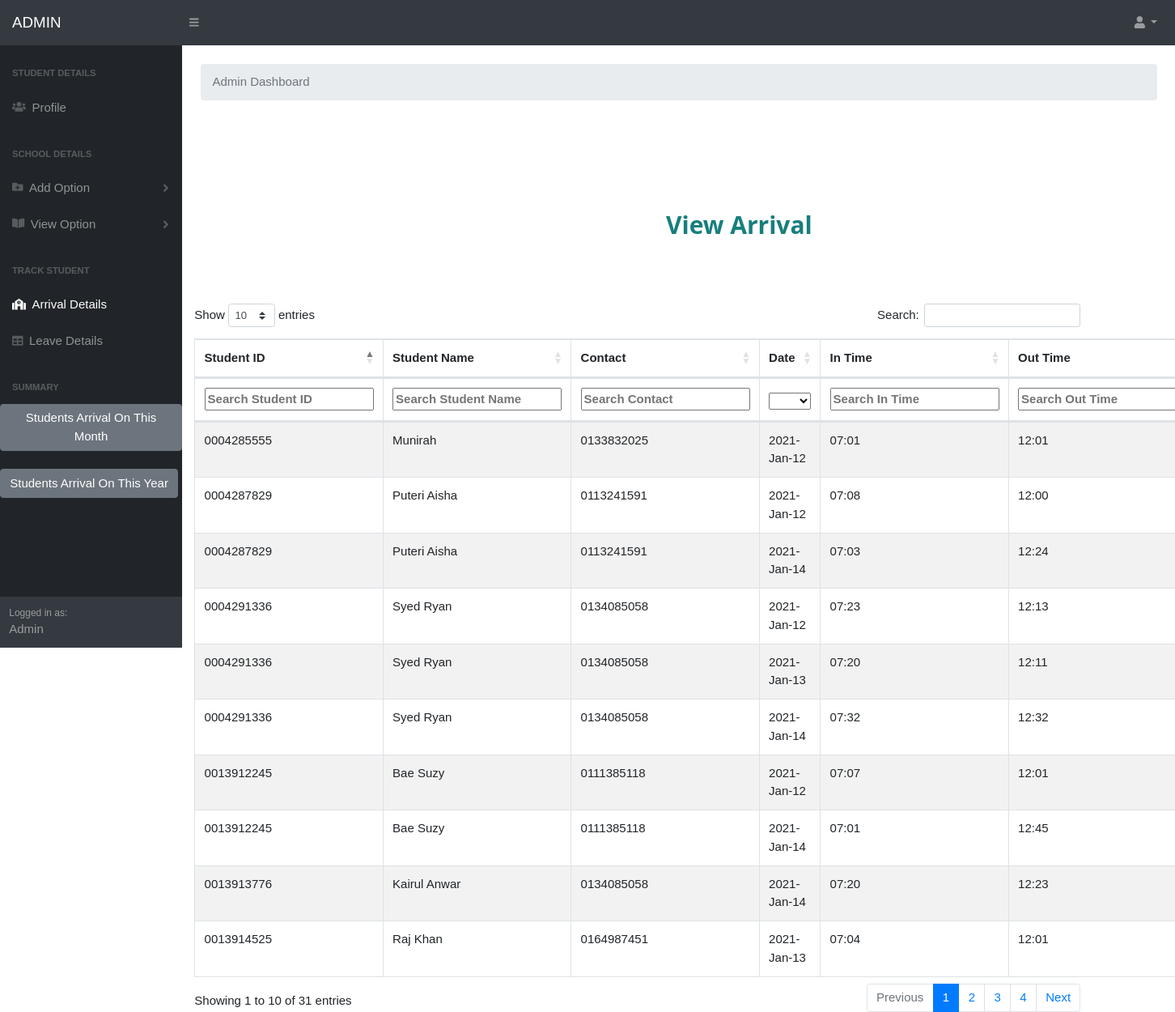
Page /viewarrival.php (signed in) on the committed database.
### tables this page shows
CREATE TABLE `arrival` (
  `id` int(11) NOT NULL,
  `pid` varchar(255) NOT NULL,
  `sid` varchar(100) NOT NULL,
  `sname` varchar(100) NOT NULL,
  `contact` varchar(10) NOT NULL,
  `date` varchar(15) NOT NULL,
  `intime` varchar(35) NOT NULL,
  `outtime` varchar(35) NOT NULL
);

### viewarrival.php (the view, shortened to what this page needs)
<?php
	include('adminmenu.php');
	include('connect.php');
?>
<!DOCTYPE html>
<html>
<head>
	<link rel="stylesheet" href="https://stackpath.bootstrapcdn.com/bootstrap/4.5.2/css/bootstrap.min.css">
	<link rel="stylesheet"href="styles.css" >
	<link rel="stylesheet" href="w.css">
	<link rel="stylesheet" type="text/css" href="https://cdnjs.cloudflare.com/ajax/libs/twitter-bootstrap/4.5.2/css/bootstrap.css">
	<link rel="stylesheet" type="text/css" href="https://cdn.datatables.net/1.10.23/css/dataTables.bootstrap4.min.css">
</head>
<body>
  <link rel="stylesheet"href="styles.css" >
  <link rel="stylesheet" href="w.css">
 	<h2 style='position: absolute; color:#177F7D; top: 20%; left: 823px;'><b>View Arrival</b></h2>
	<div style="position: absolute; top: 30%; left: 15%;" class="container" >
		<div class="row">
			<div class="col">
				<table id="dataTables" class="table table-striped table-bordered" style="width:100%">
					<thead>
						<tr>
							<th>Student ID</th>
							<th>Student Name</th>
							<th>Contact</th>
							<th>Date</th>
							<th>In Time</th>
							<th>Out Time</th>
						</tr>
					</thead>
					<tbody>
						<?php
							$query = "SELECT * from arrival";
							$result = mysqli_query($con, $query);
							while($row = mysqli_fetch_array($result)){
								echo
								"<tr>
									<td>".$row['sid']."</td>
									<td>".$row['sname']."</td>
									<td>".$row['contact']."</td>
									<td>".date("Y-M-d", strtotime($row['date']))."</td>
									<td>".$row['intime']."</td>
									<td>".$row['outtime']."</td>
								</tr>";
							}
						?>
					</tbody>
				</table>
			</div>
		</div>
	</div>
</body>
</html>

### w.css (style rules this page uses)
html { box-sizing:border-box }
*,*:before,*:after { box-sizing:inherit }
html { -ms-text-size-adjust:100%;-webkit-text-size-adjust:100% }
body { margin:0 }
html,body { font-family:Verdana,sans-serif;font-size:15px;line-height:1.5 }
html { overflow-x:hidden }
h1,h2,h3,h4,h5,h6,.w3-slim,.w3-wide { font-family:"Segoe UI",Arial,sans-serif }
h2 { font-size:30px }
h1,h2,h3,h4,h5,h6 { font-weight:400;margin:10px 0 }

### rows in the picture
arrival: sid "0004285555", sname "Munirah", contact "0133832025", date "2021-Jan-12", intime "07:01", outtime "12:01"
arrival: sid "0013912245", sname "Bae Suzy", contact "0111385118", date "2021-Jan-12", intime "07:07", outtime "12:01"
arrival: sid "0004287829", sname "Puteri Aisha", contact "0113241591", date "2021-Jan-12", intime "07:08", outtime "12:00"
arrival: sid "0004291336", sname "Syed Ryan", contact "0134085058", date "2021-Jan-12", intime "07:23", outtime "12:13"
arrival: sid "0013914525", sname "Raj Khan", contact "0164987451", date "2021-Jan-13", intime "07:04", outtime "12:01"
arrival: sid "0004291336", sname "Syed Ryan", contact "0134085058", date "2021-Jan-13", intime "07:20", outtime "12:11"
arrival: sid "0013912245", sname "Bae Suzy", contact "0111385118", date "2021-Jan-14", intime "07:01", outtime "12:45"
arrival: sid "0004287829", sname "Puteri Aisha", contact "0113241591", date "2021-Jan-14", intime "07:03", outtime "12:24"
arrival: sid "0013913776", sname "Kairul Anwar", contact "0134085058", date "2021-Jan-14", intime "07:20", outtime "12:23"
arrival: sid "0004291336", sname "Syed Ryan", contact "0134085058", date "2021-Jan-14", intime "07:32", outtime "12:32"
